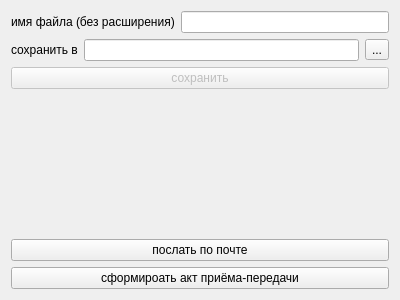
<ui version="4.0" >
 <class>Export131_Wizard_2</class>
 <widget class="QDialog" name="Export131_Wizard_2" >
  <property name="geometry" >
   <rect>
    <x>0</x>
    <y>0</y>
    <width>400</width>
    <height>300</height>
   </rect>
  </property>
  <property name="windowTitle" >
   <string>Dialog</string>
  </property>
  <layout class="QGridLayout" >
   <item row="0" column="0" >
    <layout class="QHBoxLayout" >
     <item>
      <widget class="QLabel" name="label_2" >
       <property name="text" >
        <string>имя файла (без расширения)</string>
       </property>
      </widget>
     </item>
     <item>
      <widget class="QLineEdit" name="nameEdit" >
       <property name="readOnly" >
        <bool>true</bool>
       </property>
      </widget>
     </item>
    </layout>
   </item>
   <item row="1" column="0" >
    <layout class="QHBoxLayout" >
     <property name="spacing" >
      <number>6</number>
     </property>
     <property name="leftMargin" >
      <number>0</number>
     </property>
     <property name="topMargin" >
      <number>0</number>
     </property>
     <property name="rightMargin" >
      <number>0</number>
     </property>
     <property name="bottomMargin" >
      <number>0</number>
     </property>
     <item>
      <widget class="QLabel" name="label" >
       <property name="text" >
        <string>сохранить в</string>
       </property>
      </widget>
     </item>
     <item>
      <widget class="QLineEdit" name="edtFileDir" />
     </item>
     <item>
      <widget class="QToolButton" name="btnSelectDir" >
       <property name="text" >
        <string>...</string>
       </property>
      </widget>
     </item>
    </layout>
   </item>
   <item row="3" column="0" >
    <widget class="QPushButton" name="saveButton" >
     <property name="enabled" >
      <bool>false</bool>
     </property>
     <property name="text" >
      <string>сохранить</string>
     </property>
    </widget>
   </item>
   <item row="5" column="0" >
    <widget class="QPushButton" name="btnSendMail" >
     <property name="text" >
      <string>послать по почте</string>
     </property>
    </widget>
   </item>
   <item row="4" column="0" >
    <spacer>
     <property name="orientation" >
      <enum>Qt::Vertical</enum>
     </property>
     <property name="sizeHint" >
      <size>
       <width>20</width>
       <height>40</height>
      </size>
     </property>
    </spacer>
   </item>
   <item row="6" column="0" >
    <widget class="QPushButton" name="reportButton" >
     <property name="text" >
      <string>сформироать акт приёма-передачи</string>
     </property>
    </widget>
   </item>
  </layout>
 </widget>
 <resources/>
 <connections/>
</ui>
